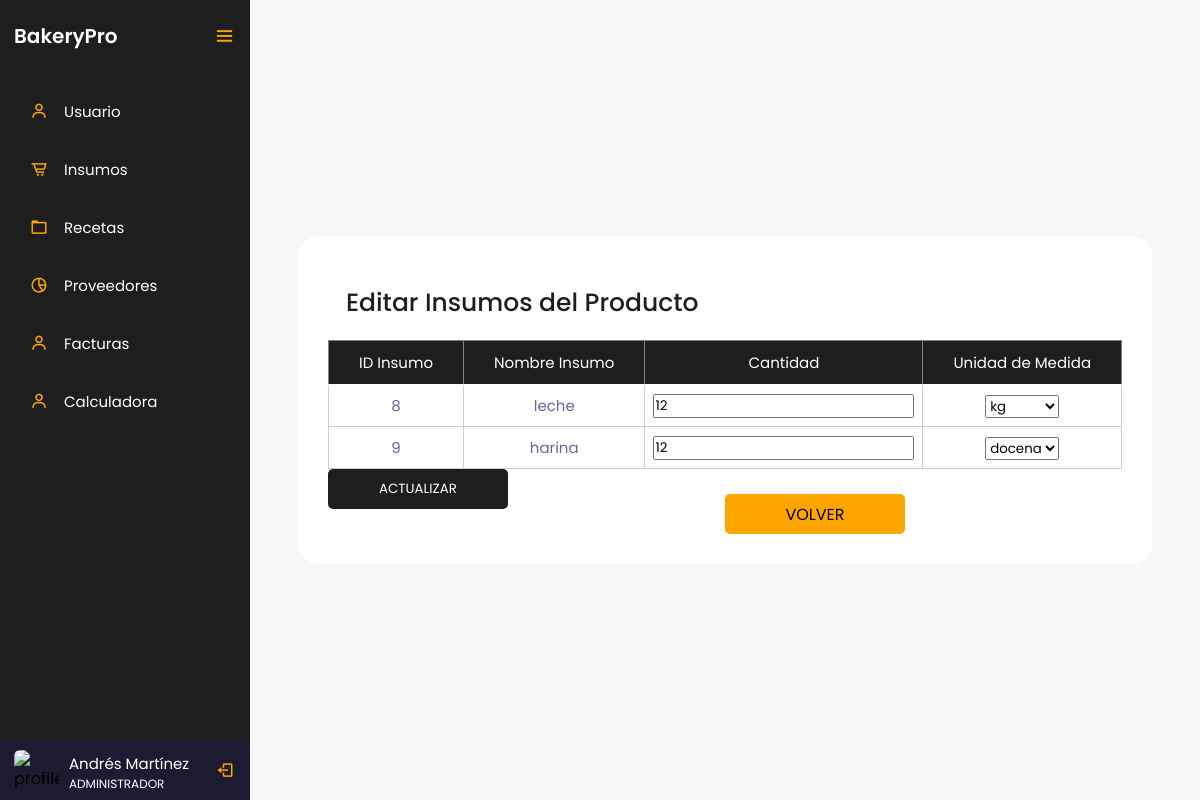
Page /controlador/Recetas/editar.php?IdProducto=37 (signed in) on the committed database.
### tables this page shows
CREATE TABLE `tblusuario` (
  `IdUsuario` int(3) NOT NULL,
  `Nombres` varchar(20) NOT NULL,
  `Apellidos` varchar(20) NOT NULL,
  `IdRol` int(3) NOT NULL,
  `Cedula` decimal(10,0) NOT NULL,
  `Telefono` varchar(20) NOT NULL,
  `Password` varchar(10) NOT NULL
);

CREATE TABLE `tblroles` (
  `IdRol` int(3) NOT NULL,
  `Rol` varchar(20) NOT NULL
);

CREATE TABLE `tblrecetas` (
  `CantidadInsumo` decimal(5,0) NOT NULL,
  `IdProducto` int(3) NOT NULL,
  `IdInsumo` int(3) NOT NULL,
  `IdUnidadMedida` int(3) NOT NULL
);

CREATE TABLE `tblinsumos` (
  `IdInsumo` int(3) NOT NULL,
  `NombreInsumo` varchar(30) NOT NULL,
  `Stock` decimal(5,0) NOT NULL,
  `IdUnidadMedida` int(3) NOT NULL,
  `IdCategoria` int(3) NOT NULL
);

### controlador/Recetas/editar.php (the view, shortened to what this page needs)
<?php
    $servername = "localhost";
    $username = "root";
    $password = "";
    $dbname = "bakerypro";
    $conexion = mysqli_connect($servername, $username, $password, $dbname);
    $cedula = $_SESSION['cedula'];
    $sql = "SELECT Nombres, Apellidos, Rol FROM tblusuario INNER JOIN tblroles ON tblusuario.IdRol = tblroles.IdRol WHERE Cedula = $cedula";
    $resultado = mysqli_query($conexion, $sql);
    if (mysqli_num_rows($resultado) > 0) {
        $fila = mysqli_fetch_assoc($resultado);
        $nombre = $fila["Nombres"] . " " . $fila["Apellidos"];
        $rol = $fila["Rol"];
    } else {
        $nombre = "Nombre de usuario";
        $rol = "Rol de usuario";
    }
?>
<!DOCTYPE html>
<html lang="en">
<head>
    <link href='https://unpkg.com/boxicons@2.0.7/css/boxicons.min.css' rel='stylesheet'>
    <link rel="stylesheet" href="../../vista/style/styles.css">
</head>
<body>
    <div class="sidebar open">
        <div class="logo-details">
            <a href="../../dashboard.php" class="logo_link">
                <span class="logo_name">BakeryPro</span>
            </a>
            <i class='bx bx-menu' id="btn" ></i>
        </div>
        <ul class="nav-list">
            <li>
                <a href="../../vista/html/usuarios.php">
                    <i class='bx bx-user' ></i>
                    <span class="links_name">Usuario</span>
                </a>
            </li>
            <li>
                <a href="../../vista/html/insumos.php">
                    <i class='bx bx-cart-alt' ></i>
                    <span class="links_name">Insumos</span>
                </a>
            </li>
            <li>
                <a href="../../vista/html/recetas.php">
                    <i class='bx bx-folder' ></i>
                    <span class="links_name">Recetas</span>
                </a>
            </li>
            <li>
                <a href="../../vista/html/proveedores.php">
                    <i class='bx bx-pie-chart-alt-2' ></i>
                    <span class="links_name">Proveedores</span>
                </a>
            </li>
            <li>
                <a href="../../vista/html/facturas.php">
                    <i class='bx bx-user' ></i>
                    <span class="links_name">Facturas</span>
                </a>
            </li>
            <li>
                <a href="../../vista/html/calculadora.php">
                    <i class='bx bx-user' ></i>
                    <span class="links_name">Calculadora</span>
                </a>
            </li>
            <li class="profile">
                <div class="profile-details">
                    <img src="profile.jpg" alt="profileImg">
                    <div class="name_job">
                        <div class="name"><?php echo $nombre; ?></div>
                        <div class="job"><?php echo $rol; ?></div>
                    </div>
                </div>
                <a href="../login/logout.php" id="log_out">
                    <i class='bx bx-log-out'></i>
                </a>
            </li>
        </ul>
    </div>
    <section class="home-section">
        <div class="container">
            <h2 class="titleContainer">Editar Insumos del Producto</h2>
            <?php
                if(isset($_GET['IdProducto'])) {
                    $idProducto = $_GET['IdProducto'];
                    include '../../modelo/conexion.php';
                    $sql = "SELECT pr.IdProducto, pr.NombreProducto, r.IdInsumo, ins.NombreInsumo, r.CantidadInsumo, um.medida
                            FROM tblrecetas r
                            INNER JOIN tblproductos pr ON r.IdProducto = pr.IdProducto
                            INNER JOIN tblinsumos ins ON r.IdInsumo = ins.IdInsumo
                            INNER JOIN tblunidadesmedidas um ON r.IdUnidadMedida = um.IdUnidadMedida
                            WHERE pr.IdProducto = $idProducto";
                    $resultado = $conexion->query($sql);
                    if ($resultado->num_rows > 0) {
                        echo "<form action='actualizar.php' method='POST'>";
                        echo "<table border='1'>";
                        echo "<tr><th>ID Insumo</th><th>Nombre Insumo</th><th>Cantidad</th><th>Unidad de Medida</th></tr>";
                        while ($fila = $resultado->fetch_assoc()) {
                            echo "<tr>";
                            echo "<td>".$fila['IdInsumo']."</td>";
                            echo "<td>".$fila['NombreInsumo']."</td>";
                            echo "<td><input type='text' name='cantidad_".$fila['IdInsumo']."' value='".$fila['CantidadInsumo']."'></td>";
                            echo "<td>";
                            echo "<select name='unidad_".$fila['IdInsumo']."'>";
                            $sqlUnidades = "SELECT IdUnidadMedida, medida FROM tblunidadesmedidas";
                            $resultadoUnidades = $conexion->query($sqlUnidades);
                            while ($unidad = $resultadoUnidades->fetch_assoc()) {
                                $selected = ($unidad['medida'] == $fila['medida']) ? 'selected' : '';
                                echo "<option value='".$unidad['medida']."' $selected>".$unidad['medida']."</option>";
                            }
                            echo "</select>";
                            echo "</td>";
                            echo "</tr>";
                        }
                        echo "</table>";
                        echo "<input type='submit' value='ACTUALIZAR' class='btn guardar-cambios'>";
                        echo "</form>";
                    } else {
                        echo "No se encontraron insumos asociados a este producto.";
                    }
                } else {
                    echo "No se proporcionó un IdProducto para editar.";
                }
            ?>
            <br>
            <a href="consultar.php" class="volverConsultar2">VOLVER</a>
        </div>
    </section>
</body>
</html>

### vista/style/styles.css (style rules this page uses)
:root { --orange: #d4894c; --white_trasnparent: #232830; --very-light-pink: #C7C7C7; --text-input-field: #F7F7F7; --hospital-green: #bd1515; --sm: 14px; --md: 16px; --lg: 18px; --yellow: #ffa500; --black: #201e1c; --white: #ffffff; --official-black:#1e1e1e; --official-red:#ffa500; --background-white:#f7f7f7; --card-white:#ffffff; }
* { margin: 0; padding: 0; box-sizing: border-box; font-family: "Poppins" , sans-serif; }
.sidebar { position: fixed; left: 0; top: 0; height: 100%; width: 78px; background: var(--official-black); padding: 6px 14px; z-index: 99; transition: all 0.5s ease; }
.sidebar.open { width: 250px; }
.sidebar .logo-details { height: 60px; display: flex; align-items: center; position: relative; }
.sidebar .logo-details .logo_name { color: #fff; font-size: 20px; font-weight: 600; opacity: 0; transition: all 0.5s ease; }
.sidebar.open .logo-details .icon, .sidebar.open .logo-details .logo_name { opacity: 1; }
.sidebar .logo-details #btn { position: absolute; top: 50%; right: 0; transform: translateY(-50%); font-size: 22px; transition: all 0.4s ease; font-size: 23px; text-align: center; cursor: pointer; transition: all 0.5s ease; }
.sidebar.open .logo-details #btn { text-align: right; }
.sidebar i { color: var(--official-red); height: 60px; min-width: 50px; font-size: 28px; text-align: center; line-height: 60px; }
.sidebar .nav-list { margin-top: 20px; height: 100%; }
.sidebar li { position: relative; margin: 8px 0; list-style: none; }
.sidebar li a { display: flex; height: 100%; width: 100%; border-radius: 12px; align-items: center; text-decoration: none; transition: all 0.4s ease; }
.sidebar li a .links_name { color: #fff; font-size: 15px; font-weight: 400; white-space: nowrap; opacity: 0; pointer-events: none; transition: 0.4s; }
.sidebar.open li a .links_name { opacity: 1; pointer-events: auto; }
.sidebar li i { height: 50px; line-height: 50px; font-size: 18px; border-radius: 12px; }
.sidebar li.profile { position: fixed; height: 60px; width: 78px; left: 0; bottom: -8px; padding: 10px 14px; background: #1d1b31; transition: all 0.5s ease; overflow: hidden; }
.sidebar.open li.profile { width: 250px; }
.sidebar li .profile-details { display: flex; align-items: center; flex-wrap: nowrap; }
.sidebar li img { height: 45px; width: 45px; object-fit: cover; border-radius: 6px; margin-right: 10px; }
.sidebar li.profile .name, .sidebar li.profile .job { font-size: 15px; font-weight: 400; color: #fff; white-space: nowrap; }
.sidebar li.profile .job { font-size: 12px; }
.sidebar .profile #log_out { position: absolute; top: 50%; right: 0; transform: translateY(-50%); background: #1d1b31; width: 100%; height: 60px; line-height: 60px; border-radius: 0px; transition: all 0.5s ease; }
.sidebar.open .profile #log_out { width: 50px; background: none; }
.logo_link { text-decoration: none; }
.home-section { position: relative; background: var(--background-white); min-height: 100vh; display: flex; top: 0; left: 78px; width: calc(100% - 78px); transition: all 0.5s ease; z-index: 2; justify-content: center; align-items: center; }
.sidebar.open ~ .home-section { left: 250px; width: calc(100% - 250px); }
.titleContainer { color: var(--official-black); font-size: 25px; font-weight: 500; margin: 18px }
.volverConsultar2 { height: 40px; width: 180px; display: flex; justify-content: center; background: var(--yellow); border-radius: 5px; align-items: center; margin: auto; }
.guardar-cambios { margin-top: 50px; display: block; float: left; }
.container { height: auto; background: var(--card-white); padding: 30px; border-radius: 20px; }
.btn { width: 230px; height: 40px; border: none; border-radius: 5px; transition: 1s; color: var(--white); background: var(--official-black); cursor: pointer; margin: 0 auto; }
table { font-size: 15px; width: 100%; text-align: center; border-collapse: collapse; }
th { font-size: 15px; font-weight: normal; padding: 8px; background: var(--official-black); border-bottom: 1px solid #fff; color: #fff; padding: 10px 30px; }
td { padding: 8px; background: #ffffff7d; border: 1px solid #cdcdcd; color: #669; border-top: 1px solid transparent; }
a { text-decoration: none; color: black; }
.btn { width: 180px; height: 40px; border: none; border-radius: 5px; transition: 1s; color: var(--white); background: var(--official-black); cursor: pointer; }

### rows in the picture
tblusuario: nombre "Andrés Martínez", IdRol.Rol "ADMINISTRADOR"
tblrecetas: IdInsumo "8", IdInsumo.NombreInsumo "leche", CantidadInsumo "12"
tblrecetas: IdInsumo "9", IdInsumo.NombreInsumo "harina", CantidadInsumo "12"

### other values in the picture
form field value "kg"
form field value "docena"
